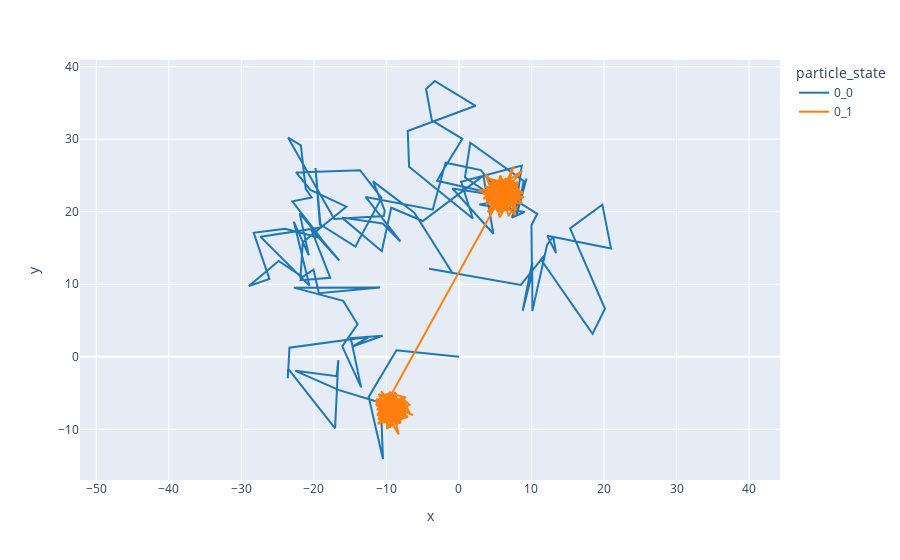

Source (notebook cell):
### Code cell
startAtOrigin=False
if startAtOrigin:
    plotly_df=trajAnalysis.shift_traj_to_origin(df)
else:
    plotly_df = df.copy()
plotly_df.y *=-1

plotly_df["particle_state"] = plotly_df.particle.astype(str)+"_"+plotly_df.state.astype(str)
fig = px.line(plotly_df, x="x", y="y", color='particle_state',hover_data=['frame'],color_discrete_sequence=px.colors.qualitative.D3,)
fig.update_yaxes(scaleanchor = "x",scaleratio = 1,)
fig.show()

### Figure 1 — Plotly figure (JSON) as saved in the notebook; plotly's stock layout.template omitted (floating-point values rounded to 4 significant figures; data arrays with more than 128 entries replaced by an {"elided": "..."} marker saying what was removed)
{"data": [{"customdata": [[0], [1], [2], [3], [409], [410], [411], [412], [413], [414], [415], [416], [417], [418], [419], [420], [421], [422], [423], [424], [425], [426], [427], [428], [429], [430], [431], [432], [433], [434], [435], [436], [437], [438], [439], [440], [441], [442], [443], [444], [445], [446], [447], [448], [449], [450], [451], [452], [453], [454], [455], [456], [457], [458], [459], [460], [461], [462], [463], [464], [465], [466], [467], [468], [469], [470], [471], [472], [473], [474], [475], [476], [477], [478], [479], [480], [481], [482], [483], [484], [485], [486], [487], [488], [489], [490], [491], [492], [493], [494], [495], [496], [497], [498], [499], [500], [501], [502], [503], [504], [505], [506], [507], [508], [509], [510], [511], [512], [513], [514], [515], [516], [517], [518], [519], [520], [521], [522], [523]], "hovertemplate": "particle_state=0_0<br>x=%{x}<br>y=%{y}<br>frame=%{customdata[0]}<extra></extra>", "legendgroup": "0_0", "line": {"color": "#1F77B4", "dash": "solid"}, "marker": {"symbol": "circle"}, "mode": "lines", "name": "0_0", "orientation": "v", "showlegend": true, "type": "scatter", "x": [0, -8.624, -12.45, -10.48, -10.78, -16.52, -22.56, -16.87, -16.64, -17.07, -23.57, -23.6, -23.37, -12.3, -14.68, -10.52, -14.92, -13.49, -16.09, -13.98, -15.97, -22.76, -10.89, -19.31, -20.06, -21.86, -21.53, -15.52, -20.48, -22.46, -13.64, -10.68, -14.29, -19.18, -19.78, -19.06, -27.37, -20.62, -22.77, -20.71, -21.96, -16.51, -20.37, -17.74, -21.83, -21.66, -24.86, -28.95, -26.14, -28.3, -23.99, -19.08, -22.97, -20.31, -21.13, -21.8, -23.55, -17.2, -10.37, -10.23, -11.84, -6.152, -0.9286, -4.116, 8.539, 11.9, 11.31, 18.42, 20.14, 15.32, 19.77, 20.97, 12.19, 13.39, 12.98, 12.15, 10.12, 10.1, 8.787, 10.06, 9.997, 10.8, 4.99, 3.018, -1.846, -3.619, -12.87, -8.073, -10.51, -16.13, -10.64, -9.339, -4.99, 3.363, 4.743, -0.8973, 6.965, -3.017, -2.132, 0.4737, -3.735, -4.537, -3.343, 2.295, -7.065, -6.874, 1.914, 0.3041, 8.658, 7.764, 0.8329, 1.56, 8.928, 7.975, 9.32, 7.303, 9.041, 2.814, 5.874], "xaxis": "x", "y": [0, 0.8924, -5.546, -14.09, -6.325, -4.59, -1.935, -2.667, -0.4392, -9.858, -1.639, -2.95, 1.251, 2.78, 1.422, 2.897, 2.58, -4.216, 1.43, 4.488, 7.716, 9.537, 9.57, 8.76, 12.03, 10.81, 15.78, 20.7, 23.0, 25.43, 25.72, 21.9, 15.19, 18.27, 26.03, 17.82, 16.55, 9.813, 18.64, 13.99, 19.78, 13.28, 17.59, 10.89, 10.56, 11.08, 13.2, 9.77, 10.74, 17.09, 17.67, 16.39, 21.43, 21.96, 23.16, 29.15, 30.21, 19.0, 19.4, 20.17, 24.19, 19.87, 11.58, 12.13, 9.913, 14.13, 13.41, 3.16, 6.623, 17.71, 20.96, 14.95, 16.68, 14.29, 16.59, 15.43, 6.33, 13.06, 6.364, 11.39, 18.18, 19.71, 23.36, 25.74, 26.75, 20.29, 22.04, 15.9, 18.38, 19.19, 14.55, 20.55, 18.72, 24.98, 16.97, 23.21, 22.01, 24.26, 25.83, 30.06, 32.6, 36.92, 38.03, 34.61, 31.13, 26.19, 19.06, 24.14, 26.37, 20.0, 24.76, 29.51, 24.23, 19.62, 24.59, 19.21, 19.96, 21.0, 21.44], "yaxis": "y"}, {"customdata": {"elided": "881x1 int values"}, "hovertemplate": "particle_state=0_1<br>x=%{x}<br>y=%{y}<br>frame=%{customdata[0]}<extra></extra>", "legendgroup": "0_1", "line": {"color": "#FF7F0E", "dash": "solid"}, "marker": {"symbol": "circle"}, "mode": "lines", "name": "0_1", "orientation": "v", "showlegend": true, "type": "scatter", "x": {"elided": "881 float values"}, "xaxis": "x", "y": {"elided": "881 float values"}, "yaxis": "y"}], "layout": {"legend": {"title": {"text": "particle_state"}, "tracegroupgap": 0}, "margin": {"t": 60}, "xaxis": {"anchor": "y", "domain": [0, 1], "title": {"text": "x"}}, "yaxis": {"anchor": "x", "domain": [0, 1], "scaleanchor": "x", "scaleratio": 1, "title": {"text": "y"}}}}
